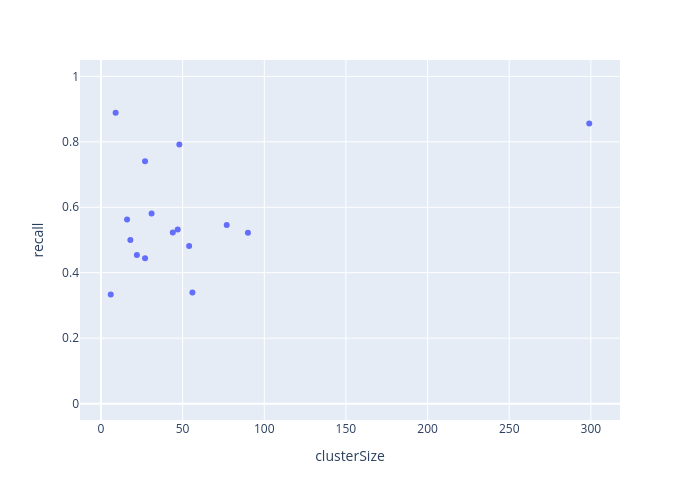

Notebook code for this chart:
### Code cell
ns.pl.scatter_w_clusterSize(results, "recall", save = True, output_folder = output_folder, outputfilename_prefix = outputfilename_prefix)

### Figure 1 — Plotly figure (JSON) as saved in the notebook; plotly's stock layout.template omitted (floating-point values rounded to 4 significant figures)
{"data": [{"hovertemplate": "<b>%{hovertext}</b><br><br>clusterSize=%{x}<br>recall=%{y}<extra></extra>", "hovertext": ["e1_e299_SLC17A7_L5b_Cdh13", "g1_g48_GLI3_Astro_Gja1", "g2_g27_APBB1IP_Micro_Ctss", "g3_g18_GPNMB_OPC_Pdgfra", "g4_g9_MOG_Oligo_Opalin", "i10_i16_TSPAN12_Vip_Mybpc1", "i11_i6_EGF_Vip_Mybpc1", "i1_i90_COL5A2_Ndnf_Car4", "i2_i77_LHX6_Sst_Cbln4", "i3_i56_BAGE2_Ndnf_Cxcl14", "i4_i54_MC4R_Ndnf_Cxcl14", "i5_i47_TRPC3_Ndnf_Car4", "i6_i44_GPR149_Vip_Mybpc1", "i7_i31_CLMP_Ndnf_Cxcl14", "i8_i27_SNCG_Vip_Mybpc1", "i9_i22_TAC3_Vip_Mybpc1"], "legendgroup": "", "marker": {"color": "#636efa", "symbol": "circle"}, "mode": "markers", "name": "", "orientation": "v", "showlegend": false, "type": "scatter", "x": [299, 48, 27, 18, 9, 16, 6, 90, 77, 56, 54, 47, 44, 31, 27, 22], "xaxis": "x", "y": [0.8562, 0.7917, 0.7407, 0.5, 0.8889, 0.5625, 0.3333, 0.5222, 0.5455, 0.3393, 0.4815, 0.5319, 0.5227, 0.5806, 0.4444, 0.4545], "yaxis": "y"}], "layout": {"height": 500, "legend": {"tracegroupgap": 0}, "margin": {"t": 60}, "width": 700, "xaxis": {"anchor": "y", "domain": [0, 1], "title": {"text": "clusterSize"}}, "yaxis": {"anchor": "x", "domain": [0, 1], "range": [-0.05, 1.05], "title": {"text": "recall"}}}}
